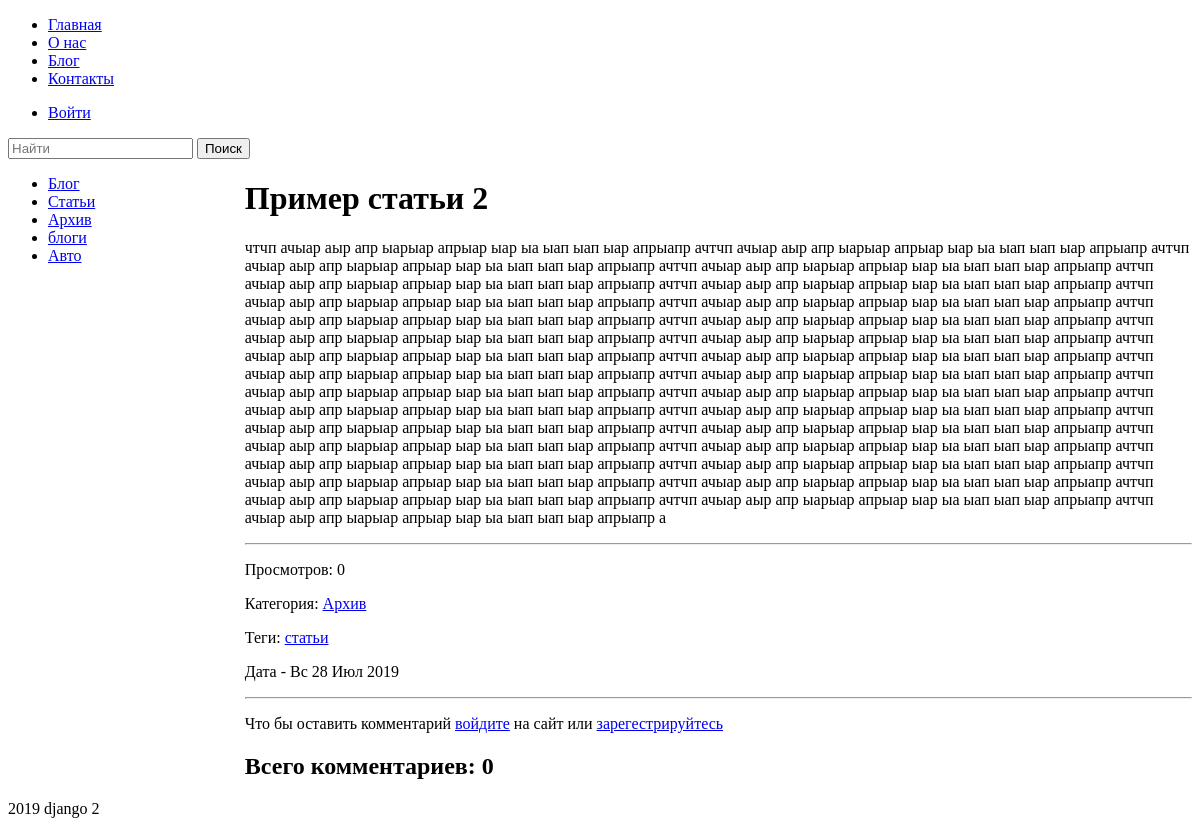
Before: /blog/arhiv/primer-stati-2/ with the older database file.
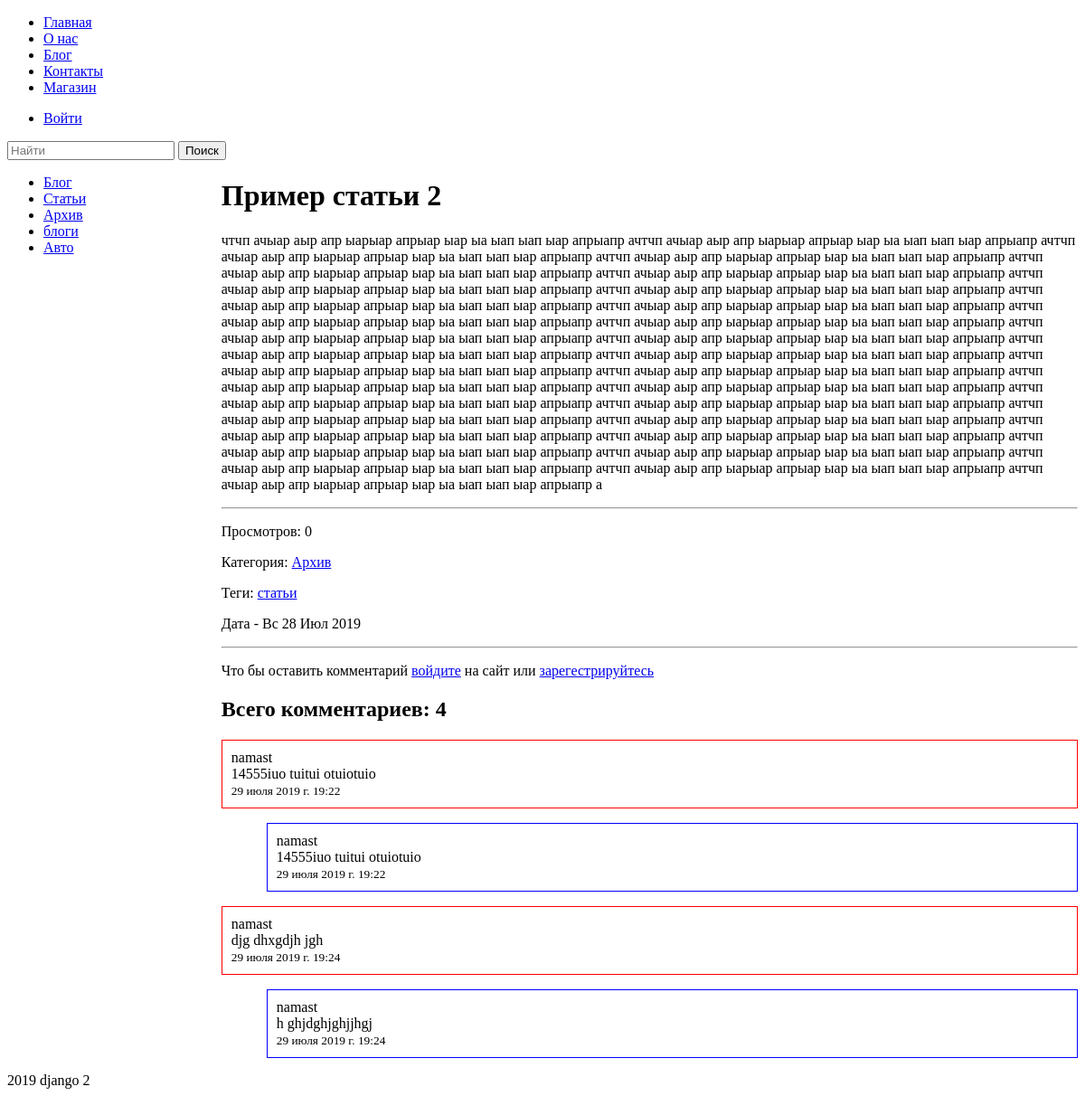
After: the same page with the newer database file.
### menu/models.py (models this page shows, shortened)
class MenuItem(MPTTModel):
    name = models.CharField("Название на лат.", max_length=100)
    title = models.CharField("Название пункта на сайте", max_length=100)
    parent = TreeForeignKey(
        'self',
        verbose_name="Род. пункт меню",
        on_delete=models.SET_NULL,
        null=True,
        blank=True,
        related_name='children'
    )
    menu = models.ForeignKey(Menu, verbose_name="Меню", on_delete=models.CASCADE)
    status = models.BooleanField("Отображение", default=False)
    is_auth = models.BooleanField("Только для залогиненых", default=False)
    url = models.CharField("Ссылка на внешний ресурс", max_length=100, null=True, blank=True)
    anchor = models.CharField("Якорь", max_length=255, null=True, blank=True)
    limit = models.Q(app_label="blog", model="post") | \
            models.Q(app_label="blog", model="category") | \
            models.Q(app_label="feedback", model="feedbackmodel") | \
            models.Q(app_label="pages", model="pages")
    content_type = models.ForeignKey(
        ContentType,
        limit_choices_to=limit,
        verbose_name="Ссылка на: ",
        on_delete=models.CASCADE,
        null=True,
        blank=True,)
    object_id = models.PositiveIntegerField(verbose_name='ID записи', default=1, null=True)
    content_object = GenericForeignKey('content_type', 'object_id')
    content_object.short_description = 'ID'
    class Meta:
        verbose_name = "Пункт меню"
        verbose_name_plural = "Пункты меню"

### blog/models.py (models this page shows, shortened)
class Category(MPTTModel):
    name = models.CharField("Название", max_length=150)
    slug = models.SlugField("url", max_length=160)
    active = models.BooleanField("Опубликовать", default=True)
    parent = TreeForeignKey('self', on_delete=models.SET_NULL, null=True, blank=True, related_name='children')
    template = models.CharField("Шаблон", max_length=500, default="blog/post-list.html")
    def __str__(self):
        return self.name
    def get_absolute_url(self):
        return reverse("post_list_category", kwargs={"category": self.slug})
    class Meta:
        verbose_name = "Категория"
        verbose_name_plural = "Категории"

class Post(models.Model):
    title = models.CharField("Заголовок", max_length=150)
    sub_title = models.CharField("Под заголовок", max_length=150)
    mini_text = models.TextField("Превью статьи", max_length=500)
    text = models.TextField("Статья")
    created = models.DateTimeField("Дата создания", auto_now_add=True)
    publish_date = models.DateTimeField("Дата публикации", default=timezone.now)
    active = models.BooleanField("Опубликовать", default=True)
    sort = models.PositiveIntegerField("Порядок", default=0, unique=True)
    view = models.PositiveIntegerField("Просмотры", default=0)
    tags = models.ManyToManyField(Tag, verbose_name="Теги")
    category = models.ForeignKey(Category, verbose_name="Категория", on_delete=models.SET_NULL, null=True)
    slug = models.SlugField("url", max_length=160, unique=True, null=True)
    def get_absolute_url(self):
        return reverse("post_detail", kwargs={"category": self.category.slug, "slug": self.slug})
    def comment_all(self):
        return Comment.objects.filter(post_id=self.id, moderated=True)
    class Meta:
        verbose_name = "Статья"
        verbose_name_plural = "Статьи"
        ordering = ["-created"]

class Tag(models.Model):
    name = models.CharField("Название", max_length=50)
    slug = models.SlugField("url", max_length=60)
    def __str__(self):
        return self.name
    def get_absolute_url(self):
        return reverse('tag_view', kwargs={'slug': self.slug})
    class Meta:
        verbose_name = "Тег"
        verbose_name_plural = "Теги"

class Comment(models.Model):
    user = models.ForeignKey(User, verbose_name="Пользователь", on_delete=models.CASCADE)
    message = models.TextField("Комментарий", max_length=1000)
    post = models.ForeignKey(Post, verbose_name="Статья", on_delete=models.CASCADE)
    created = models.DateTimeField("Дата", auto_now_add=True)
    moderated = models.BooleanField("Статус одбрено", default=False)
    class Meta:
        verbose_name = 'Комментарий'
        verbose_name_plural = 'Комментарии'

### blog/views.py (the view, shortened to what this page needs)
# urls.py: path('<slug:category>/<slug:slug>/', PostDetail.as_view(), name='post_detail'),
class PostDetail(DetailView, CreateView):
    model = Post
    template_name = "blog/post-detail.html"
    context_object_name = "post"
    form_class = CommentForm

### blog/forms.py
class CommentForm(forms.ModelForm):
    class Meta:
        model = Comment
        fields = ("message",)

### blog/context_processors.py (called while the page is built)
def category_list(request):
    return {"list_category": Category.objects.all()}

### blog/templatetags/blog_tags.py (called while the page is built)
@register.inclusion_tag('blog/tags/category.html')
def category_list(publish=True):
    category = Category.objects.filter(active=publish)
    return {"category_list": category}

@register.filter()
def comment_padding(value):
    return int(value / 2) == float(value / 2)

### feedback/models.py (called while the page is built)
    def get_absolute_url(self):
        return reverse("feedback")

### menu/templatetags/menu_tags.py (called while the page is built)
@register.inclusion_tag('menu/tags/menu-item-tag.html', takes_context=True)
def menu(context, get_menu):
    return {
        "items": MenuItem.objects.filter(
            menu__name=get_menu,
            parent__isnull=True
        ),
    }

### pages/models.py (called while the page is built)
    def get_absolute_url(self):
        if self.slug:
            return reverse("page", kwargs={"slug": self.slug})
        else:
            return reverse("page")

### templates/blog/post-detail.html (shortened to what this page needs)
{% extends 'blog/base.html' %}
{% load blog_tags %}
{% block post %}
    <h1>{{post.title}}</h1>
    <p>{{post.text}}</p>
    <hr>
    <p>Просмотров: {{post.view}}</p>
    <p>Категория: <a href="{{ post.category.get_absolute_url }}">{{post.category}}</a></p>
    {% for tag in post.tags.all %}
    <p>Теги: <a href="{{ tag.get_absolute_url }}">{{ tag }}</a></p>
    {% endfor %}
    <p>Дата - {{ post.created|date:"D d M Y"  }}</p>
    <hr>
    {% if user.is_authenticated %}
    <form action="" method="post">
        {% csrf_token %}
        {{ form.as_p }}
        <button type="submit">Отправить</button>
    </form>
    {% else %}
    <p>Что бы оставить комментарий <a href="/accounts/login/">войдите</a> на сайт или <a href="/accounts/signup/">зарегестрируйтесь</a></p>
    {% endif %}
    <h2>Всего комментариев: {{ post.comment_all.count }}</h2>
    {% for comment in post.comment_all %}
        {% if forloop.counter|comment_padding %}
            <p style="padding: 10px; border: 1px solid blue; margin-left: 50px;">
        {% else %}
            <p style="padding: 10px; border: 1px solid red;">
        {% endif %}
            {{ comment.user }}<br>
            {{ comment.message }}<br/>
            <small>{{ comment.created }}</small>
            </p>
    {% endfor %}
{% endblock post %}

### templates/blog/base.html
{% extends 'base.html' %}
{% block content %}
    <div class="main-blog">
        <div class="sidebar">
            {% block sidebar %}
            {% include 'blog/sidebar.html' %}
            {% endblock sidebar %}
        </div>
        <div class="content">
            {% block post %}
            {% endblock post %}
        </div>
    </div>
{% endblock content %}

### templates/base.html (shortened to what this page needs)
<!DOCTYPE html>
{% load staticfiles %}
<html lang="en">
<head>
    <link rel="stylesheet" href="{% static 'css/style.css' %}" type="text/css">
</head>
<body>
{% include "include/menu.html" %}
{% include 'include/search.html' %}
{% block content %}
{% endblock content %}
{% include "include/footer.html" %}
</body>
</html>

### templates/include/menu.html
{% load menu_tags %}
{% menu "Head" %}
<ul>
    {% if user.is_authenticated %}
        <li><a href='/accounts/logout/'>Выйти</a></li>
    {% else %}
        <li><a href='/accounts/login/'>Войти</a></li>
    {% endif %}
</ul>

### templates/menu/tags/menu-item-tag.html
<ul class="">
    {% for item in items %}
    {% if item.url %}
    <li class="">
        <a class="" href="{{ item.url }}">{{ item.title }}</a>
    </li>
    {% elif item.anchor %}
    <li class="">
        <a class="" href="{{ item.get_anchor }}">{{ item.title }}</a>
    </li>
    {% else %}
    <li class="">
        <a class="" href="{{ item.content_object.get_absolute_url }}">{{ item.title }}</a>
    </li>
    {% endif %}
    {% endfor %}
</ul>

### templates/include/search.html
<form action="{% url 'search' %}" method="GET">
    <input type="text" placeholder="Найти" name="q">
    <button type="submit">Поиск</button>
</form>

### templates/blog/sidebar.html
{% load blog_tags %}
{% category_list %}

### templates/blog/tags/category.html
<ul>
    {% for category in category_list %}
        <li><a href="{{ category.get_absolute_url }}">{{ category.name }}</a></li>
    {% endfor %}
</ul>

### templates/include/footer.html
2019 django 2

### static/css/style.css (style rules this page uses)
.main-blog { display: grid; grid-template-columns: 20% 80%; }

Changed rows visible on the page:
changed MenuItem "Блог": url empty → "/blog/" (drawn); content_type_id 14 → empty (drawn)
added MenuItem: title "Магазин"
computed for Post "Пример статьи 2": comment_all.count "0" → "4"
added Comment: user "namast", message "14555iuo tuitui otuiotuio", created "29 июля 2019 г. 19:22"
added Comment: user "namast", message "14555iuo tuitui otuiotuio", created "29 июля 2019 г. 19:22"
added Comment: user "namast", message "djg dhxgdjh jgh", created "29 июля 2019 г. 19:24"
added Comment: user "namast", message "h ghjdghjghjjhgj", created "29 июля 2019 г. 19:24"
